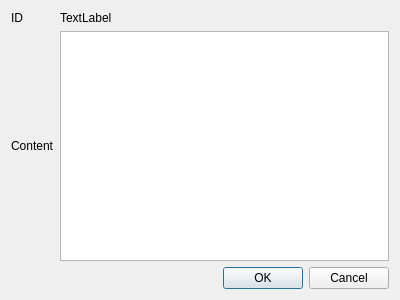
<?xml version="1.0" encoding="UTF-8"?>
<ui version="4.0">
 <class>Dialog</class>
 <widget class="QDialog" name="Dialog">
  <property name="geometry">
   <rect>
    <x>0</x>
    <y>0</y>
    <width>400</width>
    <height>300</height>
   </rect>
  </property>
  <property name="windowTitle">
   <string>Dialog</string>
  </property>
  <layout class="QGridLayout" name="gridLayout">
   <item row="0" column="0">
    <widget class="QLabel" name="dummyBlogIDLabel">
     <property name="text">
      <string>ID</string>
     </property>
    </widget>
   </item>
   <item row="1" column="0">
    <widget class="QLabel" name="dummyBlogContentLabel">
     <property name="text">
      <string>Content</string>
     </property>
    </widget>
   </item>
   <item row="1" column="1">
    <widget class="QPlainTextEdit" name="blogContentEdit"/>
   </item>
   <item row="0" column="1">
    <widget class="QLabel" name="IDLabel">
     <property name="text">
      <string>TextLabel</string>
     </property>
    </widget>
   </item>
   <item row="3" column="0" colspan="2">
    <widget class="QDialogButtonBox" name="buttonBox">
     <property name="layoutDirection">
      <enum>Qt::LeftToRight</enum>
     </property>
     <property name="orientation">
      <enum>Qt::Horizontal</enum>
     </property>
     <property name="standardButtons">
      <set>QDialogButtonBox::Cancel|QDialogButtonBox::Ok</set>
     </property>
    </widget>
   </item>
  </layout>
 </widget>
 <resources/>
 <connections>
  <connection>
   <sender>buttonBox</sender>
   <signal>accepted()</signal>
   <receiver>Dialog</receiver>
   <slot>accept()</slot>
   <hints>
    <hint type="sourcelabel">
     <x>248</x>
     <y>254</y>
    </hint>
    <hint type="destinationlabel">
     <x>157</x>
     <y>274</y>
    </hint>
   </hints>
  </connection>
  <connection>
   <sender>buttonBox</sender>
   <signal>rejected()</signal>
   <receiver>Dialog</receiver>
   <slot>reject()</slot>
   <hints>
    <hint type="sourcelabel">
     <x>316</x>
     <y>260</y>
    </hint>
    <hint type="destinationlabel">
     <x>286</x>
     <y>274</y>
    </hint>
   </hints>
  </connection>
 </connections>
</ui>
